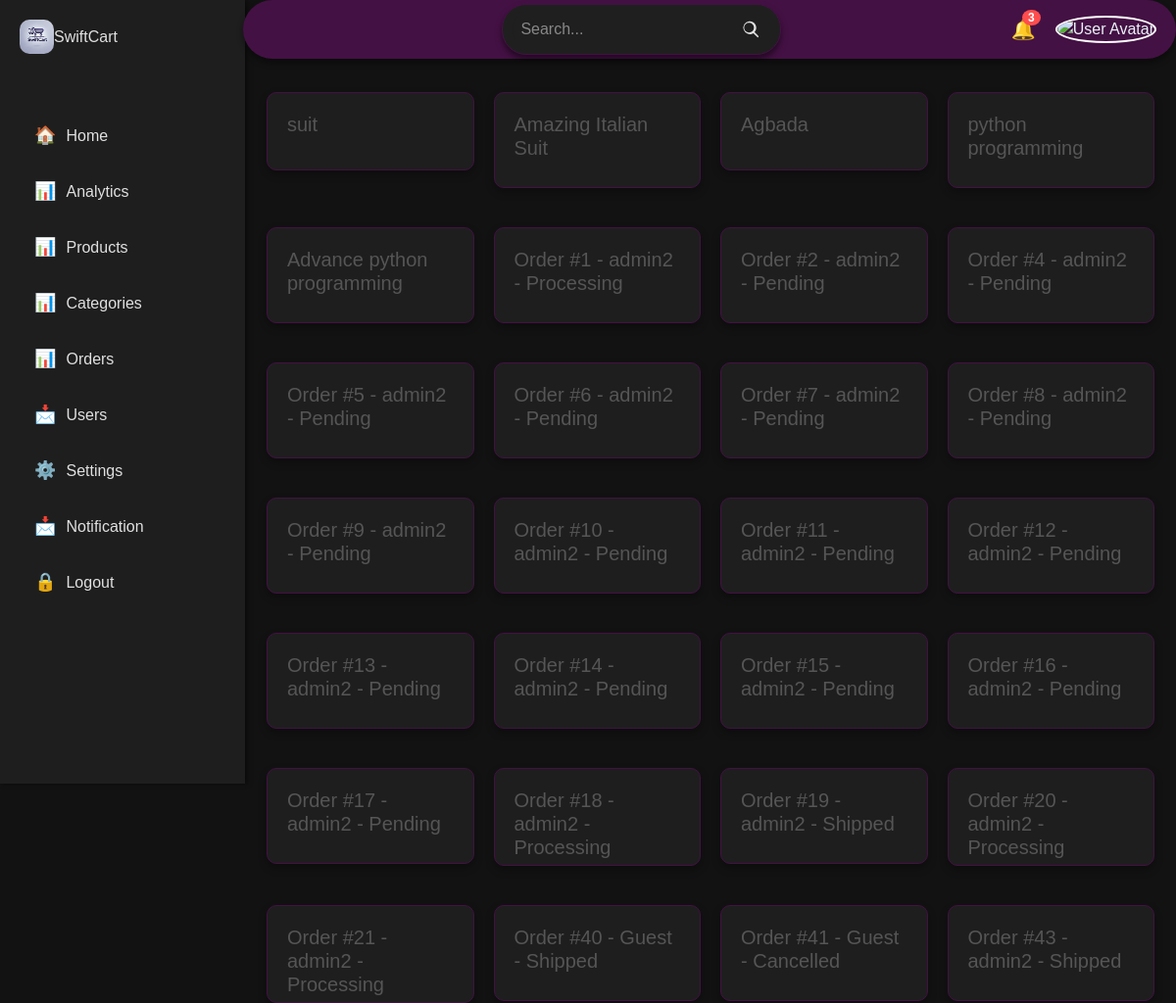
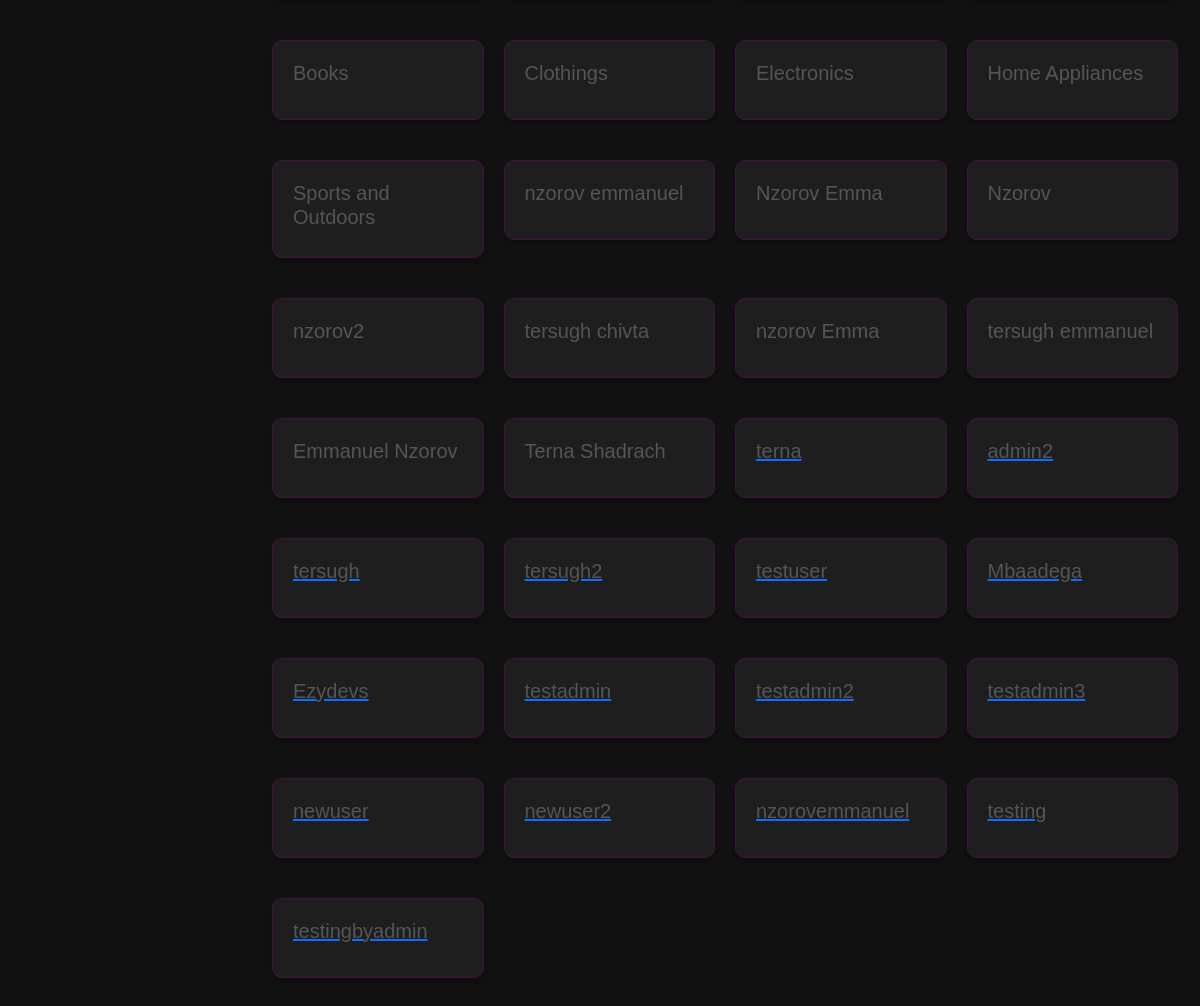
Screenshot of /dashboard/all-search with the database file from the repository (2 pictures, top to bottom).
### Store/models.py (models this page shows)
class Product(models.Model):
    id = models.UUIDField(primary_key=True, unique=True, default=uuid.uuid4)
    name = models.CharField(max_length=100)
    image = models.ImageField(upload_to='products_images', blank=True, null=True)
    description = models.TextField()
    in_stock = models.PositiveBigIntegerField(default=1)
    price = models.DecimalField(decimal_places=2, max_digits=10000)
    is_sale = models.BooleanField(default=False)
    sale_price = models.DecimalField(decimal_places=2, max_digits=10000, blank=True, null=True)
    is_featured = models.BooleanField(default=False)
    is_trending = models.BooleanField(default=False)
    is_best_seller = models.BooleanField(default=False)
    category = models.ForeignKey(Category, related_name='product_category', on_delete=models.CASCADE)
    created_by = models.ForeignKey(User, related_name='addes_product', on_delete=models.CASCADE)
    created_at = models.DateTimeField(auto_now_add=True)
    updated_at = models.DateTimeField(auto_now=True)
    def get_absolute_url(self):
        return reverse('product', args=[str(self.id)])
    def __str__(self):
        return f'{self.name}'

class Category(models.Model):
    name = models.CharField(max_length=100, unique=True)
    description = models.TextField(default='', null=True, blank=True)
    user = models.ForeignKey(User, related_name='creates_category', on_delete=models.CASCADE)
    created_at = models.DateTimeField(auto_now_add=True)
    class Meta:
        ordering = ('name',)
        verbose_name_plural = 'Categories'
    def get_absolute_url(self):
        return reverse('edit-category', args=[str(self.id)])
    def __str__(self):
        return f'{self.name}'

### payment/models.py (models this page shows)
class Order(models.Model):
    STATUS_CHOICES = [
        ('Pending', 'Pending'),
        ('Processing', 'Processing'),
        ('Shipped', 'Shipped'),
        ('Delivered', 'Delivered'),
        ('Cancelled', 'Cancelled'),
    ]
    user = models.ForeignKey(User, on_delete=models.CASCADE, related_name='orders', null=True, blank=True)
    session_key = models.CharField(max_length=255, null=True, blank=True)
    reference = models.CharField(max_length=100, unique=True)
    full_name = models.CharField(max_length=255, null=True)
    email = models.CharField(max_length=255, default='')
    shipping_address = models.CharField(max_length=255, null=True,)
    amount_paid = models.DecimalField(max_digits=10, decimal_places=2, default=0.0)
    status = models.CharField(max_length=20, choices=STATUS_CHOICES, default='Pending')
    date_ordered = models.DateTimeField(auto_now_add=True)
    updated_at = models.DateTimeField(auto_now=True)
    def get_absolute_url(self):
        return reverse('order', args=[str(self.id)])
    def __str__(self):
        if self.user:
            return f"Order #{self.id} - {self.user.username} - {self.status}"
        else:
            return f"Order #{self.id} - Guest - {self.status}"

### Auth/models.py (models this page shows, shortened)
class Profile(models.Model):
    user = models.OneToOneField(User, on_delete=models.CASCADE, related_name='profile')
    full_name = models.CharField(max_length=255, null=True, blank=True)
    photo = models.ImageField(upload_to='profile_images/', null=True, blank=True)
    phone_number = models.CharField(max_length=15, blank=True, null=True)
    address = models.CharField(max_length=255, blank=True, null=True)
    city = models.CharField(max_length=100, blank=True, null=True)
    state = models.CharField(max_length=100, blank=True, null=True)
    postal_code = models.CharField(max_length=20, null=True, blank=True)
    country = models.CharField(max_length=100, blank=True, null=True)
    date_of_birth = models.DateField(blank=True, null=True)
    bio = models.TextField(blank=True, null=True)
    def get_absolute_url(self):
        return reverse('view_profile', args=[self.user])

### dashboard/views.py (the view)
# urls.py: path('all-search', views.search, name='all-search'),
def search(request):
    if request.method == 'GET':
        query = request.GET.get('q', '')
        products = Product.objects.filter(
            Q(name__icontains=query) |
            Q(description__icontains=query)
        )
        orders = Order.objects.filter(
            Q(email__icontains=query) |
            Q(reference__icontains=query) |
            Q(date_ordered__icontains=query)
        )
        categories = Category.objects.filter(
            Q(name__icontains=query) |
            Q(description__icontains=query)
        )
        users = User.objects.filter(
            Q(username__icontains=query) |
            Q(email__icontains=query)
            )
        results = chain(products, orders, categories, users)
        context = {
            'query':query,
            'results':results,
        }
        return render(request, 'dashboard/all_search.html', context)
    else:
        messages.error(request, 'Please enter a query.')
        return redirect('dashboard')

### dashboard/templates/dashboard/all_search.html (shortened to what this page needs)
{% extends 'dashboard/base.html' %}
{% load static %}
{% block content %}
<main class="main-content">
    <section class="analytics" style="margin-top: 4rem; display: grid; grid-template-columns: 1fr 1fr 1fr 1fr;">
      {% for result in results %}
      {% if result.profile %}
      <a href="{{result.profile.get_absolute_url}}">
        <div class="card" style="min-height: 80px;">
        <h3>{{result.profile.user}}</h3>
  </div>
</a>
  {% else %}
      <a href="{{result.get_absolute_url}}" style="text-decoration: none; color: inherit;">
      <div class="card" style="min-height: 80px;">
          <h3>{{result}}</h3>
    </div>
  </a>
  {% endif %}
    {% endfor %}
      </section>
</main>
{% endblock %}

### static/assets/css/dashboard.css (style rules this page uses)
* { margin: 0; padding: 0; box-sizing: border-box; }
body { font-family: 'Arial', sans-serif; background-color: #121212; color: #e0e0e0; }
.main-content { margin-left: 250px; padding: 20px; }
.analytics { display: flex; gap: 20px; margin: 2px; }
.card { text-align: left; flex: 1; background-color: #1e1e1e; border: 1px solid #414; border-radius: 10px; padding: 20px; margin: 10px 0; box-shadow: 0 4px 8px rgba(0, 0, 0, 0.3); color: #e0e0e0; transition: transform 0.2s ease, box-shadow 0.2s ease; }
.analytics .card { max-height: 100px; }
.card h3 { font-size: 20px; color: #555; }
section { margin: 20px 0; }

### rows the page displays
Product: name "suit"
Product: name "Amazing Italian Suit"
Product: name "Agbada"
Product: name "python programming"
Product: name "Advance python programming"
Order: user+id+status "Order #1 - admin2 - Processing"
Order: user+id+status "Order #2 - admin2 - Pending"
Order: user+id+status "Order #4 - admin2 - Pending"
Order: user+id+status "Order #5 - admin2 - Pending"
Order: user+id+status "Order #6 - admin2 - Pending"
Order: user+id+status "Order #7 - admin2 - Pending"
Order: user+id+status "Order #8 - admin2 - Pending"
Order: user+id+status "Order #9 - admin2 - Pending"
Order: user+id+status "Order #10 - admin2 - Pending"
Order: user+id+status "Order #11 - admin2 - Pending"
Order: user+id+status "Order #12 - admin2 - Pending"
Order: user+id+status "Order #13 - admin2 - Pending"
Order: user+id+status "Order #14 - admin2 - Pending"
Order: user+id+status "Order #15 - admin2 - Pending"
Order: user+id+status "Order #16 - admin2 - Pending"
Order: user+id+status "Order #17 - admin2 - Pending"
Order: user+id+status "Order #18 - admin2 - Processing"
Order: user+id+status "Order #19 - admin2 - Shipped"
Order: user+id+status "Order #20 - admin2 - Processing"
Order: user+id+status "Order #21 - admin2 - Processing"
Order: user+id+status "Order #40 - Guest - Shipped"
Order: user+id+status "Order #41 - Guest - Cancelled"
Order: user+id+status "Order #43 - admin2 - Shipped"
Category: name "Books"
Category: name "Clothings"
Category: name "Electronics"
Category: name "Home Appliances"
Category: name "Sports and Outdoors"

### other values shown
{{ result }} "nzorov emmanuel"
{{ result }} "Nzorov Emma"
{{ result }} "Nzorov"
{{ result }} "nzorov2"
{{ result }} "tersugh chivta"
{{ result }} "nzorov Emma"
{{ result }} "tersugh emmanuel"
{{ result }} "Emmanuel Nzorov"
{{ result }} "Terna Shadrach"
{{ result.profile.user }} "terna"
{{ result.profile.user }} "admin2"
{{ result.profile.user }} "tersugh"
{{ result.profile.user }} "tersugh2"
{{ result.profile.user }} "testuser"
{{ result.profile.user }} "Mbaadega"
